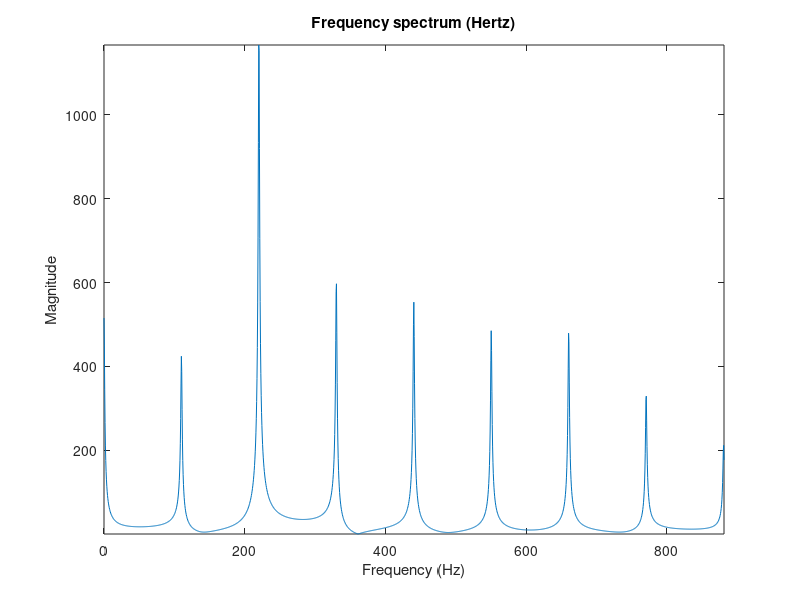

Here is the MATLAB script that generated this plot:
%% 1) Preamble and assigning variables 

% Assign variables similar to in the basic assignment. The only differences
% are in the 'Nexact' and the P variable. The P will be later to remove
% tuning errors.

Fs = 44100; f0 = 110; 
Nexact = Fs/f0 - 0.5;
N = floor(Nexact);
P = Nexact - N;
rho = 0.95; 
R = 0.95;

% set the length of the desired note in seconds and in samples. 

tEnd = 2; M = Fs*tEnd;  

%% Create white noise input vector  

v = 2*(rand(N,1)-0.5);
u = zeros(N,1);
u(1) = (1-R)*v(1);

for n = 2:N
    u(n) = (1-R) * v(n) + R * u(n-1);
end 

%% Use the Karplus-Strong algorithm

% Initialise the ynew vector to a length of N+M. Set the first N values of
% x to be the same as u. 

ynew = zeros(N+M,1);

x = zeros(N+M,1);
x(1:N) = u;

ynew(1:N) = x(1:N);

% Set the value of the N+1 term in the vector ynew. 

ynew(N+1) = (rho/2)*ynew(1);

% Use a for loop to implement the Karplus-Strong algorithm. Store the 
% output in the vector ynew to use later in a different loop. 

for n = N+2:M+N
    ynew(n) = x(n) + (rho/2)*(ynew(n-N) + ynew(n-(N+1)));
end 

% Normalise the ynew vector.

ynew = ynew/max(abs(ynew));

%% Use the fractional allpass algorithm

% Assign a value to the constant C using the formula in the assignment.
% Also, initialise the term ylast and set it equal to 0. 

C = (1-P)/(1+P);
ylast = 0;

% Initialise the y vector.

y = zeros(N+M,1);

% Use a for loop to implement the fractional delay all pass filter
% algorithm. Set ylast to equal ynew at the end of the loop through each
% iteration.

for n = 2:N+M
    y(n) = C*ynew(n) + ylast - C*y(n-1); 
    ylast = ynew(n);
end 

% Normalise the vector y.
y = y/max(abs(y));

%% Plotting the frequency spectrum

%Set L equal to the length of the output vector. Play the sound using
% soundsc.

L = N+M;
soundsc(y,Fs);

% Take the fast fourier transform of y so we can graph the frequency
% spectrum of y.

Y = abs(fft(y));

% Initialise variables so we can set the x-axis in terms of Frequency in
% Hz. Also, set the length of the x axis such that we can only see the
% frequency response up to around 1000Hz. 

bins = 0:(L)-1;
f_Hz = bins*Fs/(L);
S = ceil((L)/2);

%Plot the graph of the magnitude against frequency

plot(f_Hz(1:S/25), Y(1:S/25));

% Label the graph

xlabel('Frequency (Hz)')
ylabel('Magnitude');
title('Frequency spectrum (Hertz)');
axis tight

% From the graph we can see that there are noticeable magnitude peaks at
% frequencies of exactly every integer multiple of 110, which is the
% fundamental frequency. This shows that the note is more in tune than the
% basic assignment. 




